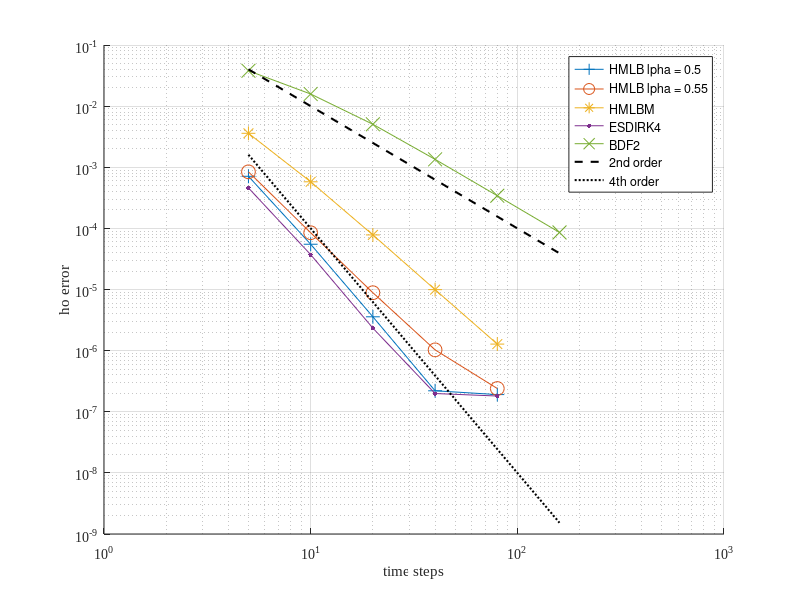
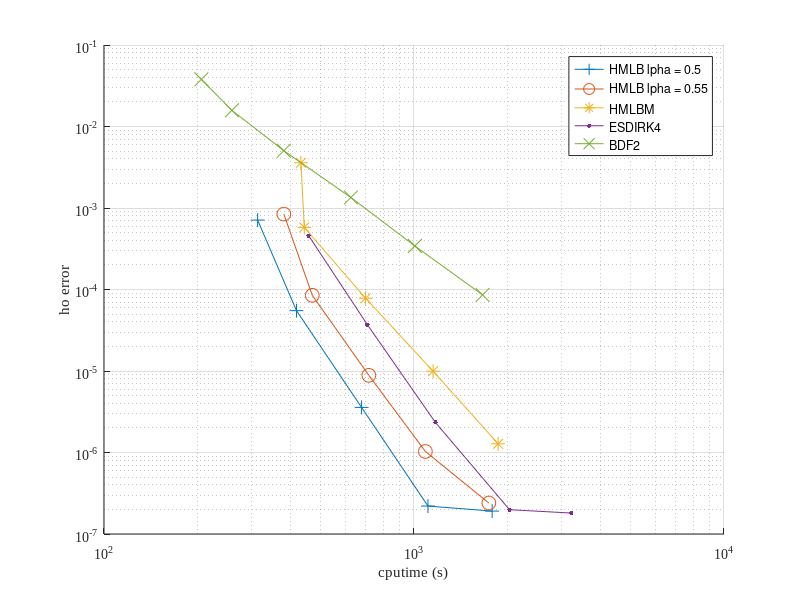
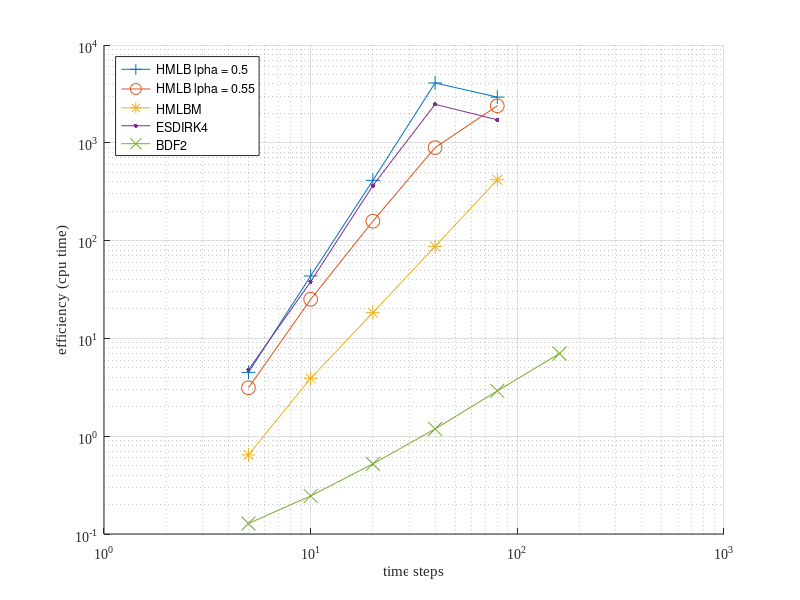
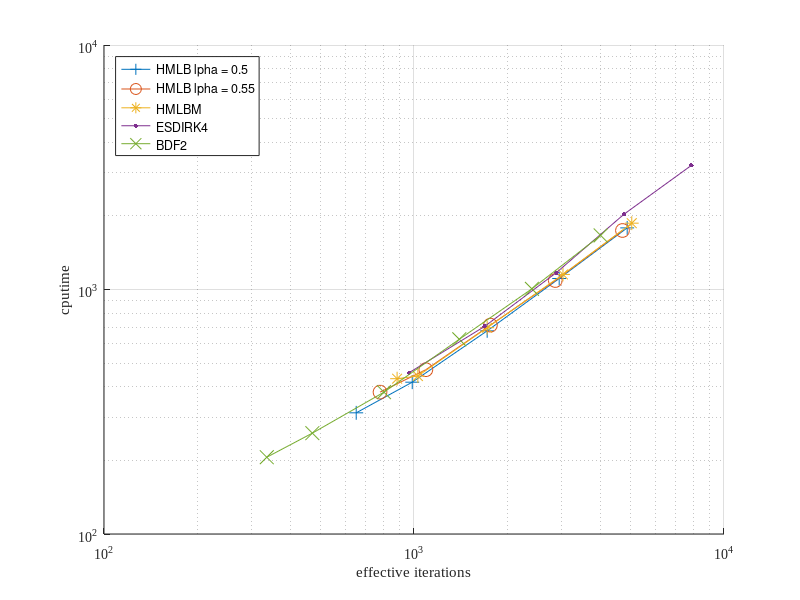

These figures' MATLAB source, in order:
% from commit 60acca36e731abb15f01c841d5f54e586917bbad


close all;


dataHM3.name = "HMLB \alpha = 0.5";
dataHM3.nstep = [5,10,20,40,80]';
dataHM3.err = [7.11196e-04
5.50130e-05
3.57592e-06
2.20320e-07
1.90960e-07
];
dataHM3.cputime = [313.05
417.75
677.51
1109.17
1786.58
];
dataHM3.niter=[62
47
41
35
29
] * 2.1;





dataHM3_V1.name = "HMLB \alpha = 0.55";
dataHM3_V1.nstep = [5,10,20,40,80]';
dataHM3_V1.err = [8.41500e-04
8.48262e-05
8.85605e-06
1.02918e-06
2.40003e-07
];
dataHM3_V1.cputime = [380.35
469.78
714.92
1088.27
1743.31
];
dataHM3_V1.niter = [74
52
42
34
28
] * 2.1;

dataHM3_V2.name = "HMLBM";
dataHM3_V2.nstep = [5,10,20,40,80]';
dataHM3_V2.err = [3.59318e-03
5.78180e-04
7.81526e-05
9.94905e-06
1.27897e-06
];
dataHM3_V2.cputime = dataHM3_V1.cputime./dataHM3_V1.niter.*[84
49
41
36
30
] * 2.1;
dataHM3_V2.niter = [84
49
41
36
30
] * 2.1;

dataESDIRK4.name = "ESDIRK4";
dataESDIRK4.nstep=[5,10,20,40,80]';
dataESDIRK4.err=[4.58830e-04
3.71934e-05
2.33448e-06
1.98742e-07
1.80795e-07
];
dataESDIRK4.cputime=[457.10
706.51
1172.61
2032.98
3215.08
];
dataESDIRK4.niter=[37+38+40+35+43
32+33+35+31+38
27+28+30+26+33
22+23+25+21+28
18+19+21+16+24
    ];

dataBDF2.name = "BDF2";
dataBDF2.nstep = [5,10,20,40,80,160]';
dataBDF2.err = [3.78883e-02
1.57837e-02
5.04585e-03
1.34605e-03
3.42034e-04
8.58484e-05
];
dataBDF2.cputime = [206.05
258.52
380.29
625.75
1006.31
1664.42
];
dataBDF2.niter = [67
47
40
35
30
25
];

datas = {dataHM3, dataHM3_V1, dataHM3_V2, dataESDIRK4, dataBDF2};


for i = 1:numel(datas)
    data = datas{i};

    data.effcputime = 1./data.cputime ./ data.err;
    data.effiter = 1./data.niter./data.nstep./data.err;
    datas{i} = data;
    

end
markers = ["+", "o", "*", ".", "x"];

%% error - nstep
figure(1); clf;
hold on;
for i = 1:numel(datas)
    data = datas{i};

    plot(data.nstep, data.err, 'DisplayName', data.name, "Marker", markers(i), "MarkerSize", 10);


end
xlabel("time steps");
ylabel("\rho error");
xs = linspace(5,160,2);
plot(xs, xs.^(-2), '--k', "DisplayName", '2nd order','LineWidth',1.5);
plot(xs, xs.^(-4), ':k', "DisplayName", '4th order','LineWidth',1.5);

L = legend;
set(gca,'FontName','Times New Roman')
set(gca,"XScale",'log'); set(gca,"YScale", "log");
grid on;

%% error - time
figure(2); clf;
hold on;
for i = 1:numel(datas)
    data = datas{i};

    plot(data.cputime, data.err, 'DisplayName', data.name, "Marker", markers(i), "MarkerSize", 10);


end
set(gca,'FontName','Times New Roman')
xlabel("cputime (s)");
ylabel("\rho error");

L = legend;
set(gca,"XScale",'log'); set(gca,"YScale", "log");
grid on;

%% error - iter
figure(21); clf;
hold on;
for i = 1:numel(datas)
    data = datas{i};

    plot(data.nstep.*data.niter, data.err, 'DisplayName', data.name, "Marker", markers(i), "MarkerSize", 10);


end
set(gca,'FontName','Times New Roman')
xlabel("effective iterations (s)");
ylabel("\rho error");

L = legend;
set(gca,"XScale",'log'); set(gca,"YScale", "log");
grid on;

%% effcputime - nstep
figure(3); clf;
hold on;
for i = 1:numel(datas)
    data = datas{i};

    plot(data.nstep, data.effcputime, 'DisplayName', data.name, "Marker", markers(i), "MarkerSize", 10);


end
set(gca,'FontName','Times New Roman')
xlabel("time steps");
ylabel("efficiency (cpu time)");

L = legend;
set(L, "Location", "northwest");
set(gca,"XScale",'log'); set(gca,"YScale", "log");
grid on;

%% effiter - nstep
figure(31); clf;
hold on;
for i = 1:numel(datas)
    data = datas{i};

    plot(data.nstep, data.effiter, 'DisplayName', data.name, "Marker", markers(i), "MarkerSize", 10);
       

end
set(gca,'FontName','Times New Roman')
xlabel("time steps");
ylabel("efficiency (iteration)");

L = legend;
set(L, "Location", "northwest");
set(gca,"XScale",'log'); set(gca,"YScale", "log");
grid on;

%% niter - time
figure(4); clf;
hold on;
for i = 1:numel(datas)
    data = datas{i};

    plot(data.nstep.*data.niter, data.cputime, 'DisplayName', data.name, "Marker", markers(i), "MarkerSize", 10);
       

end
set(gca,'FontName','Times New Roman')
xlabel("effective iterations");
ylabel("cputime");

L = legend;
set(L, "Location", "northwest");
set(gca,"XScale",'log'); set(gca,"YScale", "log");
grid on;
